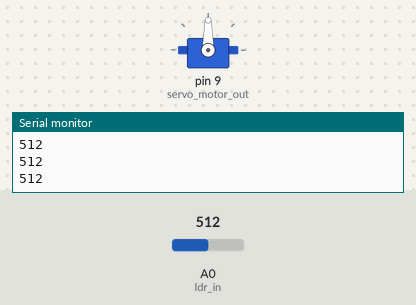
Simulated run of this sketch. Board: Arduino Uno, built with avr-gcc and run on an emulated ATmega328P. On the bench: servo, the last lines printed to the serial monitor. The test bench sets the inputs (shaded band); at power-on: A0 (ldr_in) = 512.

Above: at 1.2 s.
1.3 s: A0 (ldr_in) set to 350
2.8 s: A0 (ldr_in) set to 332
At 2.9 s:
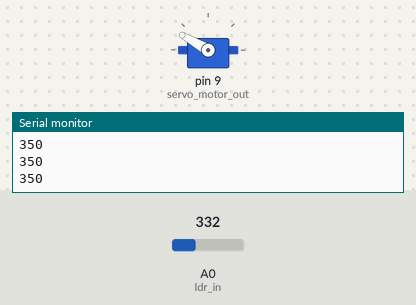
5.8 s: A0 (ldr_in) set to 352
At 6.7 s:
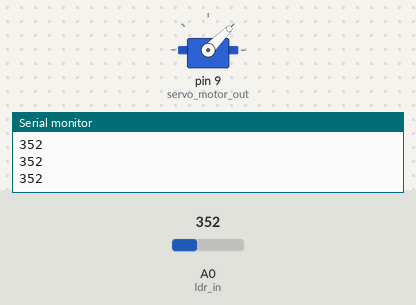
7.3 s: A0 (ldr_in) set to 323
At 7.4 s:
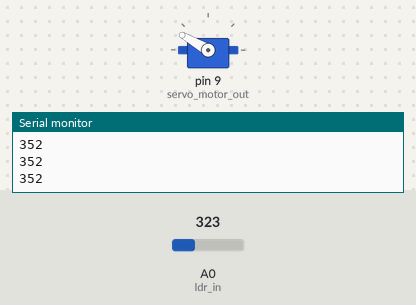
Timing chart, 0 to 11.3 s (numbered marks = the images above; inputs shaded):
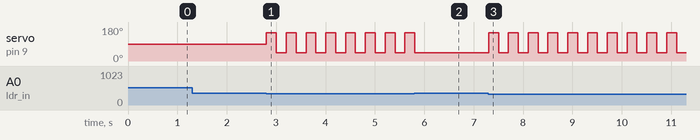

The sketch:

Dino_run_game_automated.ino
```cpp
//A servo motor is generally used in Robotic to rotate a mechanical arm.
//It consists of a motor and a potentiometer connected via a feedback system.
//The angle that the arm should be at is stored which is continuously checked against the motor angle.
//This is done by the use of a potentiometer.
//As the motor rotates, the pot rotates leading to a change in output voltage from the pot.
//This value is compared with already stored values of voltage(corresponding to different angles) and feedback is applied.
//
//The value which should be compared with is given by the programmer.
//Usually a current with a pulsewidth of 1ms =      0 degrees
//                                       1.5ms =   90 degrees
//                                       2ms =     180 degrees
// Total time period is usually 20ms.
// The current is given to a digital pwm pin.  I think it can be given to a normal digital pin also.
// Special functions are there like servo.write which converts angles to current and sends this to the digital pin

#include <Servo.h>             //Servo library

Servo servo_test;        //initialize a servo object for the connected servo

int angle = 45;

int ldr_in = 14; //A0 pin no for ldr input
int servo_motor_out = 9;


void setup()
{
  Serial.begin(9600);
  pinMode(A0, INPUT);
  servo_test.attach(servo_motor_out);      // attach the signal pin of servo to pin9 of arduino

}

void jump(){
  servo_test.write(150       );
  delay(200);
  servo_test.write(45);
  delay(200);

}

void loop()
{
  Serial.println(analogRead(ldr_in));
  if(analogRead(ldr_in) < 333 && analogRead(ldr_in) > 320 ){
    jump();
  }
  else if(analogRead(ldr_in) < 342 && analogRead(ldr_in) >= 333 ){

  }
}
```

Measured:
- the behaviour switches between 333 and 332 on A0 (ldr_in) (found by bisection; images 0 and 1)
- after the input at 2.8 s, servo on pin 9 (servo_motor_out): alternates 150° for 0.20 s and 45° for 0.20 s, starting at once
- after the input at 5.8 s, servo on pin 9 (servo_motor_out): goes on until 5.8 s, then stays 45°
- after the input at 7.3 s, servo on pin 9 (servo_motor_out): alternates 150° for 0.20 s and 45° for 0.20 s, starting at once
